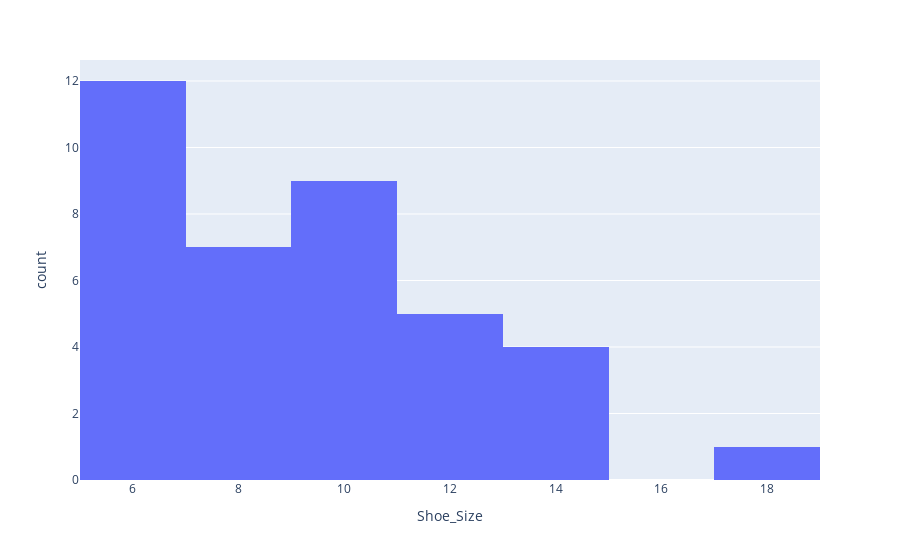

Notebook cell for this chart:
### Code cell
fig = px.histogram(student,x = "Shoe_Size",nbins = 8)
fig.show()

### Figure 1 — Plotly figure (JSON) as saved in the notebook; plotly's stock layout.template omitted (floating-point values rounded to 4 significant figures)
{"data": [{"alignmentgroup": "True", "bingroup": "x", "hovertemplate": "Shoe_Size=%{x}<br>count=%{y}<extra></extra>", "legendgroup": "", "marker": {"color": "#636efa", "pattern": {"shape": ""}}, "name": "", "nbinsx": 8, "offsetgroup": "", "orientation": "v", "showlegend": false, "type": "histogram", "x": [13.5, 8, 6.4, 6.9, 10.5, 6.8, 5.5, 9.6, 9.1, 6.7, 9.7, 10.4, 7.7, 12.5, 7.6, 11.4, 5.6, 8.4, 12.1, 6.4, 13.7, 13.6, 18, 6.3, 11.6, 5.4, 9.5, 10.4, 13.7, 8.3, 6.5, 5.2, 7.6, 8.9, 10.5, 12.8, 6.6, 10.3], "xaxis": "x", "yaxis": "y"}], "layout": {"barmode": "relative", "legend": {"tracegroupgap": 0}, "margin": {"t": 60}, "xaxis": {"anchor": "y", "domain": [0, 1], "title": {"text": "Shoe_Size"}}, "yaxis": {"anchor": "x", "domain": [0, 1], "title": {"text": "count"}}}}
